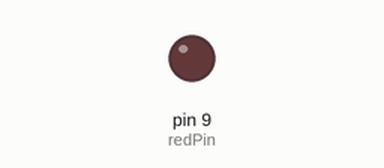
This sketch was run on a simulated Arduino Uno, built with avr-gcc and run on an emulated ATmega328P. Parts: output pins drawn as LEDs (lit = HIGH).

Above: at 0.05 s.
At 1.4 s:
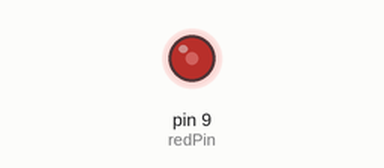
At 1.65 s:
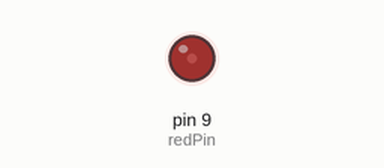
Timing chart, 0 to 6.2 s (numbered marks = the images above):
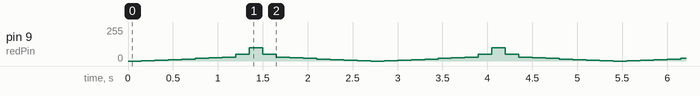

Measured:
- by itself, pin 9 (redPin): repeats every 2.7 s: 5/255 0.15 s, 10/255 0.15 s, 15/255 0.15 s, 20/255 0.15 s, 25/255 0.15 s, 30/255 0.15 s, 50/255 0.15 s, 100/255 0.15 s, 50/255 0.15 s, 30/255 0.15 s, 25/255 0.15 s, 20/255 0.15 s, 15/255 0.15 s, 10/255 0.15 s, 5/255 0.15 s, 1/255 0.15 s, 0/255 0.15 s, 1/255 0.15 s

The sketch:

sketch_sep20a_analogWrite.ino
```cpp
// The analogWrite PIN on the Arduino UNO board has a ~ sign before the number,
// which is ~3, ~5, ~6, ~9, ~10 and ~11.
int redPin = 9;
int bright0 = 0;  // set brughtness between 1 to 255. 0 is off.
int bright1 = 1;
int bright5 = 5;
int bright10 = 10;
int bright15 = 15;
int bright20 = 20;
int bright25 = 25;
int bright30 = 30;
int bright50 = 50;
int bright100 = 100;
int dit = 150;

void setup() {
  // put your setup code here, to run once:
pinMode(redPin, OUTPUT);
}

void loop() {
  // put your main code here, to run repeatedly:
analogWrite(redPin, bright0);
delay(dit);
analogWrite(redPin, bright1);
delay(dit);
analogWrite(redPin, bright5);
delay(dit);
analogWrite(redPin, bright10);
delay(dit);
analogWrite(redPin, bright15);
delay(dit);
analogWrite(redPin, bright20);
delay(dit);
analogWrite(redPin, bright25);
delay(dit);
analogWrite(redPin, bright30);
delay(dit);
analogWrite(redPin, bright50);
delay(dit);
analogWrite(redPin, bright100);
delay(dit);
analogWrite(redPin, bright50);
delay(dit);
analogWrite(redPin, bright30);
delay(dit);
analogWrite(redPin, bright25);
delay(dit);
analogWrite(redPin, bright20);
delay(dit);
analogWrite(redPin, bright15);
delay(dit);
analogWrite(redPin, bright10);
delay(dit);
analogWrite(redPin, bright5);
delay(dit);
analogWrite(redPin, bright1);
delay(dit);
}
```
